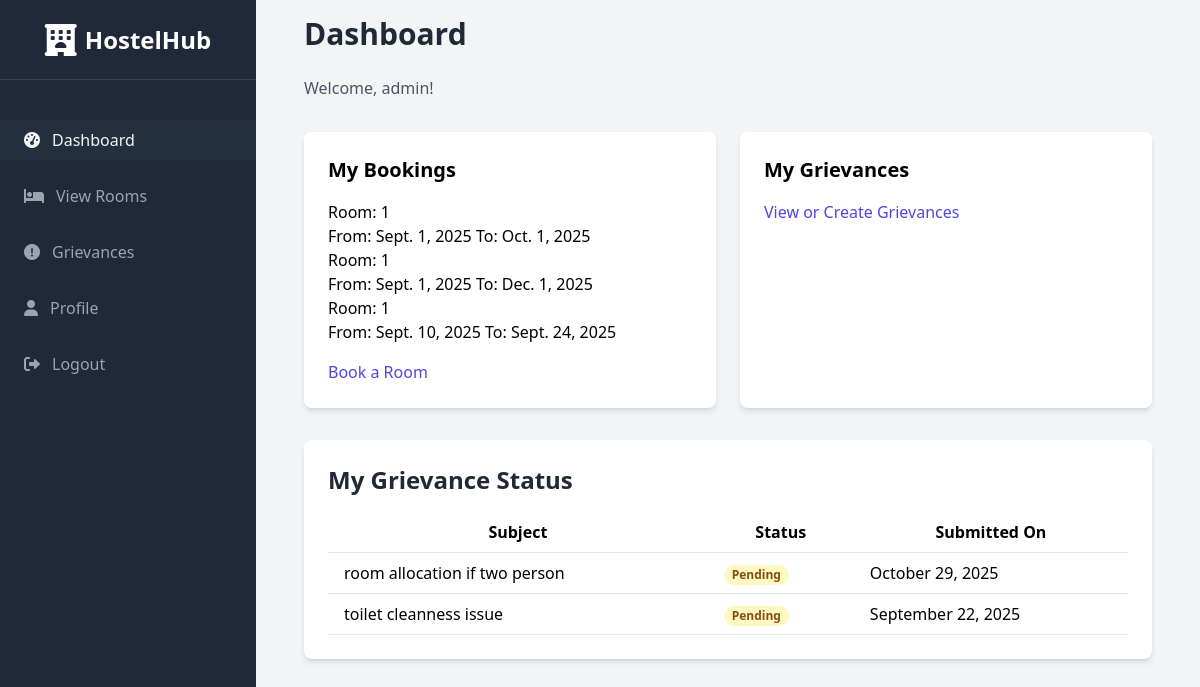
The page /dashboard/ (signed in) on the database its author committed.
### hostel/models.py (models this page shows, shortened)
class Booking(models.Model):
    student = models.ForeignKey(User, on_delete=models.CASCADE)
    room = models.ForeignKey(Room, on_delete=models.CASCADE)
    start_date = models.DateField()
    end_date = models.DateField()

class Room(models.Model):
    room_number = models.CharField(max_length=10, unique=True)
    capacity = models.PositiveIntegerField()
    is_available = models.BooleanField(default=True)
    price = models.DecimalField(max_digits=8, decimal_places=2)

class Grievance(models.Model):
    STATUS_CHOICES = [
        ('Pending', 'Pending'),
        ('In Progress', 'In Progress'),
        ('Resolved', 'Resolved'),
    ]
    student = models.ForeignKey(User, on_delete=models.CASCADE)
    subject = models.CharField(max_length=200)
    description = models.TextField()
    status = models.CharField(max_length=20, choices=STATUS_CHOICES, default='Pending')
    created_at = models.DateTimeField(auto_now_add=True)

### hostel/views.py (the view)
# urls.py: path('dashboard/', views.dashboard, name='dashboard'),
@login_required
def dashboard(request):
    if request.user.is_staff:
        grievances = Grievance.objects.all().order_by('-created_at')
        rooms = Room.objects.all()
        bookings = Booking.objects.all()
        return render(request, 'dashboard.html', {'grievances': grievances, 'rooms': rooms, 'bookings': bookings})
    else:
        bookings = Booking.objects.filter(student=request.user)
        grievances = Grievance.objects.filter(student=request.user).order_by('-created_at')
        return render(request, 'dashboard.html', {'bookings': bookings, 'grievances': grievances})

### templates/dashboard.html (shortened to what this page needs)
{% extends "base.html" %}
{% block content %}
<h1 class="text-3xl font-bold text-gray-800 mb-6">Dashboard</h1>
<p class="text-gray-600 mb-8">Welcome, {{ user.username }}!</p>
{% if user.is_staff %}
    <div class="grid grid-cols-1 md:grid-cols-2 lg:grid-cols-3 gap-6">
        <div class="bg-white p-6 rounded-lg shadow-md">
            <h2 class="text-xl font-semibold mb-4">Manage Rooms</h2>
            <a href="{% url 'rooms' %}" class="text-indigo-600 hover:underline">View & Add Rooms</a>
        </div>
        <div class="bg-white p-6 rounded-lg shadow-md">
            <h2 class="text-xl font-semibold mb-4">View Bookings</h2>
            <p>{{ bookings.count }} active bookings.</p>
        </div>
         <div class="bg-white p-6 rounded-lg shadow-md">
            <h2 class="text-xl font-semibold mb-4">Recent Grievances</h2>
             <a href="{% url 'grievances' %}" class="text-indigo-600 hover:underline">View all grievances</a>
        </div>
    </div>
     <div class="mt-8 bg-white p-6 rounded-lg shadow-md">
        <h2 class="text-2xl font-bold text-gray-800 mb-4">Grievances Overview</h2>
        <div class="overflow-x-auto">
            <table class="min-w-full bg-white">
                <thead>
                    <tr>
                        <th class="py-2 px-4 border-b">Student</th>
                        <th class="py-2 px-4 border-b">Subject</th>
                        <th class="py-2 px-4 border-b">Status</th>
                        <th class="py-2 px-4 border-b">Action</th>
                    </tr>
                </thead>
                <tbody>
                    {% for grievance in grievances %}
                    <tr>
                        <td class="py-2 px-4 border-b">{{ grievance.student.username }}</td>
                        <td class="py-2 px-4 border-b">{{ grievance.subject }}</td>
                        <td class="py-2 px-4 border-b">
                            <span id="status-{{ grievance.id }}" class="px-2 inline-flex text-xs leading-5 font-semibold rounded-full
                                {% if grievance.status == 'Pending' %} bg-yellow-100 text-yellow-800
                                {% elif grievance.status == 'In Progress' %} bg-blue-100 text-blue-800
                                {% else %} bg-green-100 text-green-800 {% endif %}">
                                {{ grievance.status }}
                            </span>
                        </td>
                         <td class="py-2 px-4 border-b">
                            <select onchange="updateStatus({{ grievance.id }}, this.value)" class="bg-gray-200 rounded p-1">
                                <option value="Pending" {% if grievance.status == 'Pending' %}selected{% endif %}>Pending</option>
                                <option value="In Progress" {% if grievance.status == 'In Progress' %}selected{% endif %}>In Progress</option>
                                <option value="Resolved" {% if grievance.status == 'Resolved' %}selected{% endif %}>Resolved</option>
                            </select>
                        </td>
                    </tr>
                    {% empty %}
                    <tr><td colspan="4" class="text-center py-4">No grievances found.</td></tr>
                    {% endfor %}
                </tbody>
            </table>
        </div>
    </div>
{% else %}
    <div class="grid grid-cols-1 md:grid-cols-2 gap-6">
        <div class="bg-white p-6 rounded-lg shadow-md">
            <h2 class="text-xl font-semibold mb-4">My Bookings</h2>
            {% for booking in bookings %}
            <p>Room: {{ booking.room.room_number }}</p>
            <p>From: {{ booking.start_date }} To: {{ booking.end_date }}</p>
            {% empty %}
            <p>No active bookings.</p>
            {% endfor %}
            <a href="{% url 'rooms' %}" class="mt-4 inline-block text-indigo-600 hover:underline">Book a Room</a>
        </div>
        <div class="bg-white p-6 rounded-lg shadow-md">
            <h2 class="text-xl font-semibold mb-4">My Grievances</h2>
            <a href="{% url 'grievances' %}" class="text-indigo-600 hover:underline">View or Create Grievances</a>
        </div>
    </div>
     <div class="mt-8 bg-white p-6 rounded-lg shadow-md">
        <h2 class="text-2xl font-bold text-gray-800 mb-4">My Grievance Status</h2>
        <div class="overflow-x-auto">
             <table class="min-w-full bg-white">
                <thead>
                    <tr>
                        <th class="py-2 px-4 border-b">Subject</th>
                        <th class="py-2 px-4 border-b">Status</th>
                        <th class="py-2 px-4 border-b">Submitted On</th>
                    </tr>
                </thead>
                <tbody>
                    {% for grievance in grievances %}
                    <tr id="grievance-row-{{ grievance.id }}">
                        <td class="py-2 px-4 border-b">{{ grievance.subject }}</td>
                        <td class="py-2 px-4 border-b">
                            <span id="status-{{ grievance.id }}" class="px-2 inline-flex text-xs leading-5 font-semibold rounded-full
                                {% if grievance.status == 'Pending' %} bg-yellow-100 text-yellow-800
                                {% elif grievance.status == 'In Progress' %} bg-blue-100 text-blue-800
                                {% else %} bg-green-100 text-green-800 {% endif %}">
                                {{ grievance.status }}
                            </span>
                        </td>
                        <td class="py-2 px-4 border-b">{{ grievance.created_at|date:"F d, Y" }}</td>
                    </tr>
                    {% endfor %}
                </tbody>
            </table>
        </div>
    </div>
{% endif %}
{% endblock %}

### static/css/style.css (style rules this page uses)
body { -webkit-font-smoothing: antialiased; -moz-osx-font-smoothing: grayscale; }

### rows shown on the page
Booking: room.room_number "1", start_date "Sept. 1, 2025", end_date "Oct. 1, 2025"
Booking: room.room_number "1", start_date "Sept. 1, 2025", end_date "Dec. 1, 2025"
Booking: room.room_number "1", start_date "Sept. 10, 2025", end_date "Sept. 24, 2025"
Grievance: subject "room allocation if two person", status "Pending", created_at "October 29, 2025"
Grievance: subject "toilet cleanness issue", status "Pending", created_at "September 22, 2025"

### other values the page prints
{{ user.username }} "admin"
